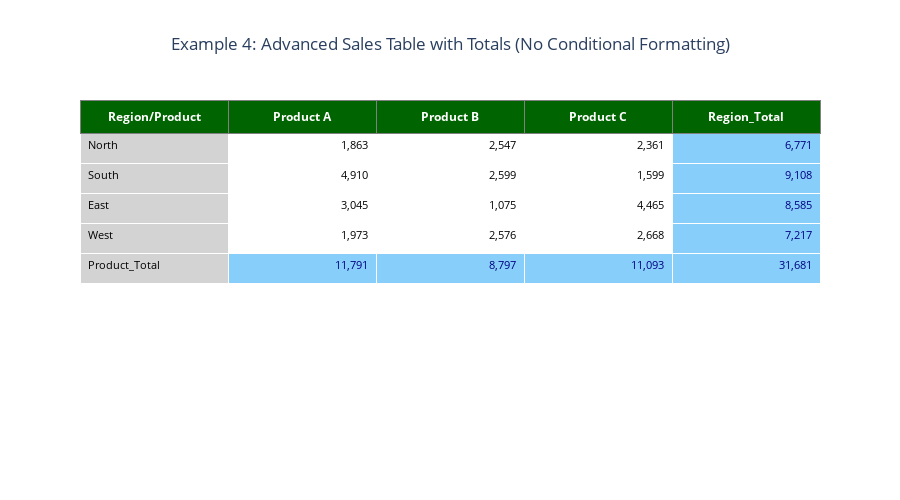

Notebook code for this chart:
### Code cell
fig4 = go.Figure(
    data=[
        go.Table(
            header=dict(
                values=["<b>Region/Product</b>"] + [f"<b>{col}</b>" for col in sales_data_ex4_totals.columns],
                fill_color="darkgreen",
                align="center",
                font=dict(color="white", size=12),
                line_color="gray",
            ),
            cells=dict(
                values=cell_values,
                fill_color=cell_fill_colors,
                align=["left"] + ["right"] * len(sales_data_ex4_totals.columns),  # Right align numbers
                font=dict(
                    color=[
                        ["black"] * len(sales_data_ex4_totals.index)
                        if c_idx == 0
                        # Black for first column
                        else [
                            "navy"
                            if sales_data_ex4_totals.index[r_idx] == "Product_Total"
                            or sales_data_ex4_totals.columns[c_idx - 1] == "Region_Total"
                            else "black"
                            for r_idx in range(len(sales_data_ex4_totals.index))
                        ]
                        for c_idx in range(len(sales_data_ex4_totals.columns) + 1)
                    ],
                    size=11,
                ),
                height=30,
                format=[None] + [",.0f"] * len(sales_data_ex4_totals.columns),  # Format numbers with commas
            ),
        )
    ]
)

fig4.update_layout(
    title_text="Example 4: Advanced Sales Table with Totals (No Conditional Formatting)",
    title_x=0.5,
    width=900,
    height=500,
)
fig4.show()

### Figure 1 — Plotly figure (JSON) as saved in the notebook; plotly's stock layout.template omitted (floating-point values rounded to 4 significant figures)
{"data": [{"cells": {"align": ["left", "right", "right", "right", "right"], "fill": {"color": [["lightgray", "lightgray", "lightgray", "lightgray", "lightgray"], ["white", "white", "white", "white", "lightskyblue"], ["white", "white", "white", "white", "lightskyblue"], ["white", "white", "white", "white", "lightskyblue"], ["lightskyblue", "lightskyblue", "lightskyblue", "lightskyblue", "lightskyblue"]]}, "font": {"color": [["black", "black", "black", "black", "black"], ["black", "black", "black", "black", "navy"], ["black", "black", "black", "black", "navy"], ["black", "black", "black", "black", "navy"], ["navy", "navy", "navy", "navy", "navy"]], "size": 11}, "format": [null, ",.0f", ",.0f", ",.0f", ",.0f"], "height": 30, "values": [["North", "South", "East", "West", "Product_Total"], [1863, 4910, 3045, 1973, 11791], [2547, 2599, 1075, 2576, 8797], [2361, 1599, 4465, 2668, 11093], [6771, 9108, 8585, 7217, 31681]]}, "header": {"align": "center", "fill": {"color": "darkgreen"}, "font": {"color": "white", "size": 12}, "line": {"color": "gray"}, "values": ["<b>Region/Product</b>", "<b>Product A</b>", "<b>Product B</b>", "<b>Product C</b>", "<b>Region_Total</b>"]}, "type": "table"}], "layout": {"height": 500, "title": {"text": "Example 4: Advanced Sales Table with Totals (No Conditional Formatting)", "x": 0.5}, "width": 900}}
